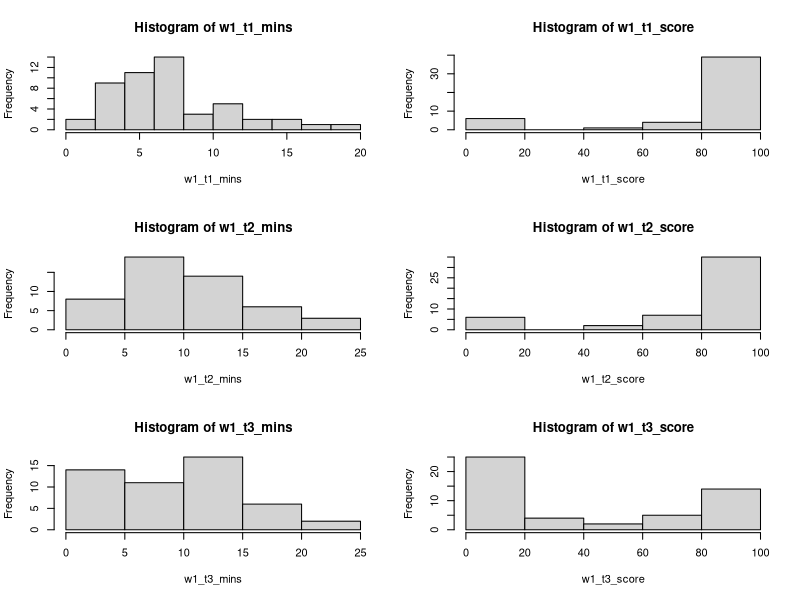
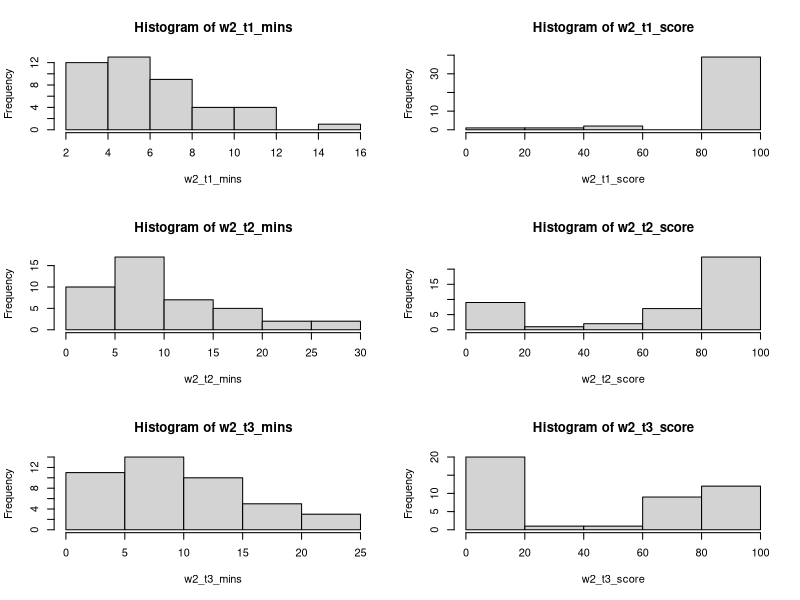
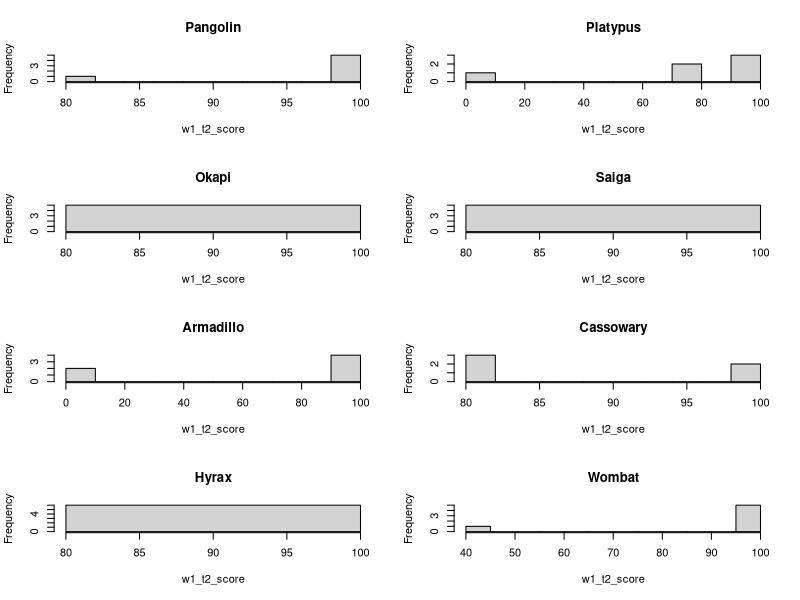
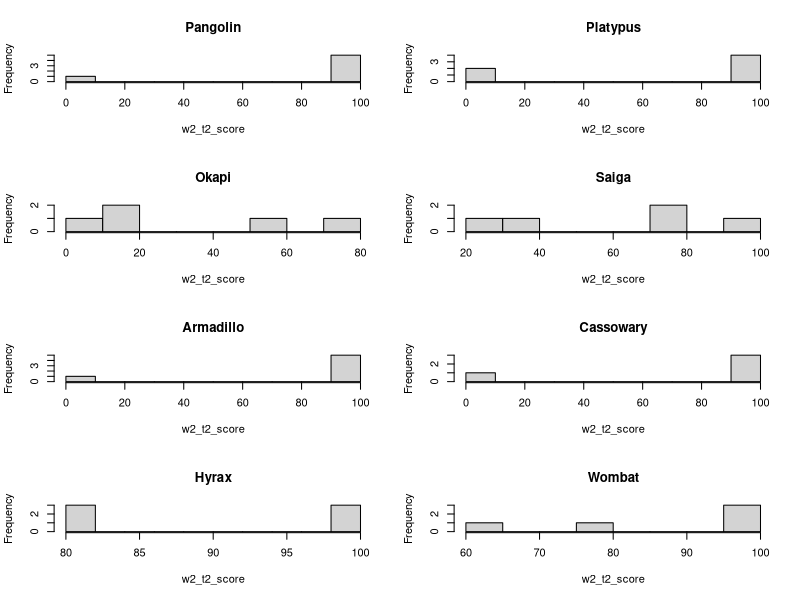
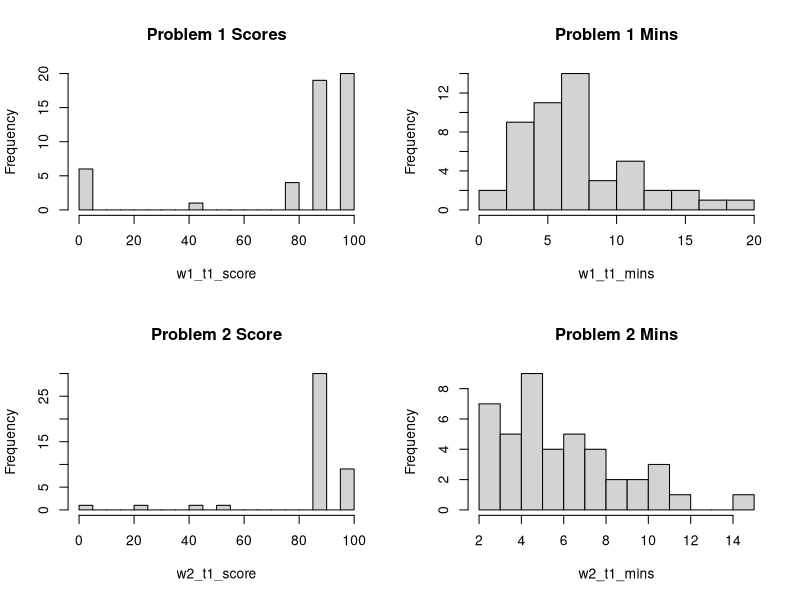
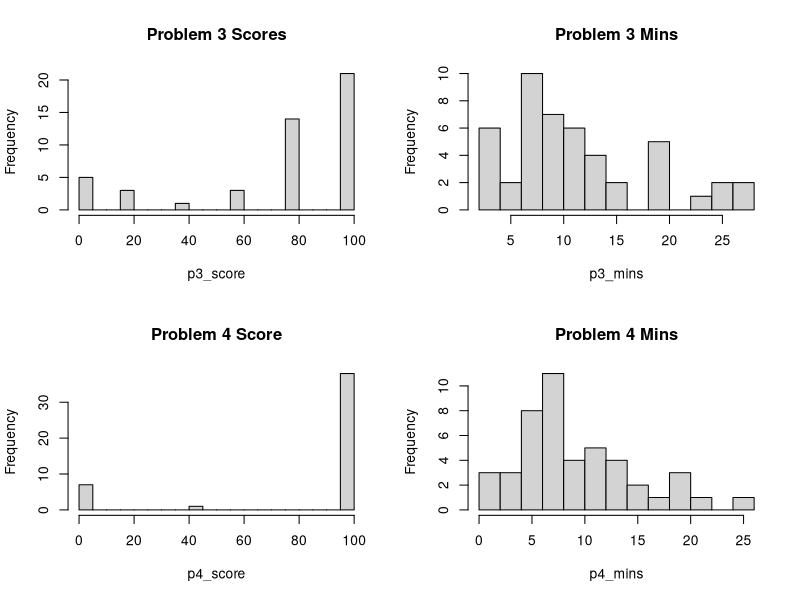
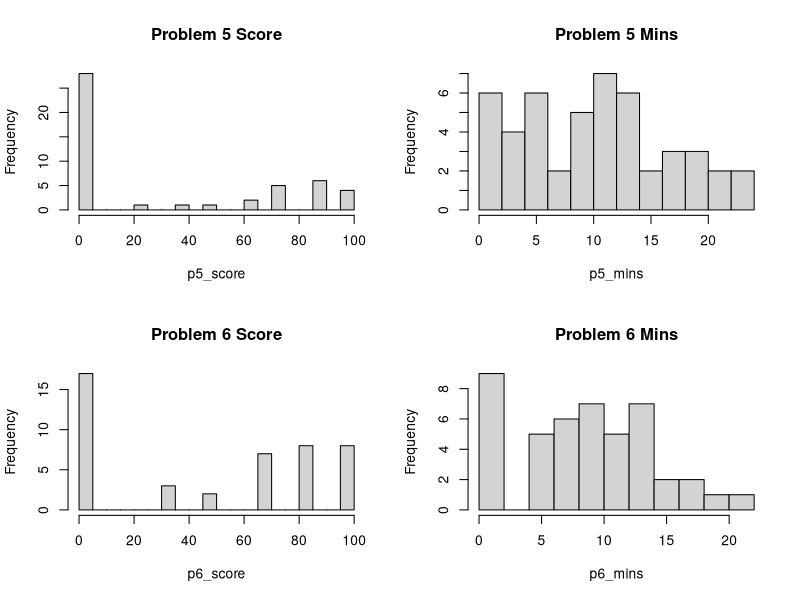

Here is the R script that generated these plots, in order:
## ---- chunk 1
knitr::opts_chunk$set(echo = TRUE)
## ---- chunk 2
library(data.table)
library(magrittr)
## ---- chunk 3
d <- read.csv("CodingExperimentFinalResults.20190409.csv")
dt <- as.data.table(d)
head(dt)
## ---- chunk 4
names(dt)
## ---- chunk 5
dt[, .('Avg Years Experience' = mean(years_experience)), keyby=control_first]
## ---- chunk 6
dt[, .N, keyby=.(age, control_first)]
## ---- chunk 7
dt[, .N, keyby=test_set_name]
## ---- chunk 8
dt[, .N, keyby=.(team_size, control_first)]
## ---- chunk 9
# Pre-treatment attrition
nrow(dt[week1_attempted == 0])
dt[week1_attempted==0]
## ---- chunk 10
# Post-treatment attrition
nrow(dt[(week1_attempted==1) & (week2_attempted==0)])
## ---- chunk 11
dt[, .N, keyby=control_first]
## ---- chunk 12
both_attempted = dt[(week1_attempted==1) & (week2_attempted==1)]
both_attempted[, .N, keyby=control_first]
## ---- chunk 13
both_attempted[, .('Average Week 1 Score' = mean(w1_score)), keyby=control_first]
## ---- chunk 14
both_attempted[, .('Average Week 2 Score' = mean(w2_score)), keyby=control_first]
## ---- chunk 15
both_attempted[control_first==1, control_score := w1_score]
both_attempted[control_first==1, treatment_score := w2_score]
both_attempted[control_first==0, control_score := w2_score]
both_attempted[control_first==0, treatment_score := w1_score]
both_attempted[, .('Average Control Score' = mean(control_score), 'Average Treatment Score' = mean(treatment_score))]
## ---- chunk 16
both_attempted[, .('Average Control Score' = mean(control_score), 'Average Treatment Score' = mean(treatment_score)), keyby=.(upwork)]
## ---- chunk 17
both_attempted[control_first==1, control_time := w1_t1_t2_mins]
both_attempted[control_first==1, treatment_time := w2_t1_t2_mins]
both_attempted[control_first==0, control_time := w2_t1_t2_mins]
both_attempted[control_first==0, treatment_time := w1_t1_t2_mins]
both_attempted[, .('Average Control Time for First 2 Tasks' = mean(control_time), 'Average Treatment Time for First 2 Tasks' = mean(treatment_time))]
## ---- chunk 18
both_attempted[, .('Average Control Time for First 2 Tasks' = mean(control_time), 'Average Treatment Time for First 2 Tasks' = mean(treatment_time)), keyby=control_first]
## ---- chunk 19
dt[week1_attempted == 1, .('Week 1 Score' = mean(w1_score), 'Week 1 Time' = mean(w1_t1_t2_mins)), keyby=control_first]
## ---- chunk 20
dt[week2_attempted==1, .('Week 2 Score' = mean(w2_score), 'Week 2 Time' = mean(w2_t1_t2_mins)), keyby=.(upwork, control_first)]
## ---- chunk 21
dt[week1_attempted == 1, .N, keyby=upwork]
both_attempted[, .N, keyby=upwork]
## ---- chunk 22
par(mfrow=c(3,2))
dt[, hist(w1_t1_mins)]
dt[, hist(w1_t1_score)]
dt[, hist(w1_t2_mins)]
dt[, hist(w1_t2_score)]
dt[, hist(w1_t3_mins)]
dt[, hist(w1_t3_score)]

par(mfrow=c(3, 2))
dt[, hist(w2_t1_mins)]
dt[, hist(w2_t1_score)]
dt[, hist(w2_t2_mins)]
dt[, hist(w2_t2_score)]
dt[, hist(w2_t3_mins)]
dt[, hist(w2_t3_score)]
## ---- chunk 23
par(mfrow=c(4, 2))
for (val in unique(dt$test_set_name)) {
  both_attempted[test_set_name==val, hist(w1_t2_score, breaks = 10, main=val)]
}
## ---- chunk 24
par(mfrow=c(4, 2))
for (val in unique(dt$test_set_name)) {
  both_attempted[test_set_name==val, hist(w2_t2_score, breaks = 10, main=val)]
}
## ---- chunk 25
dt[w1_t2_id == 3, p3_score := w1_t2_score]
dt[w1_t2_id == 3, p3_mins := w1_t2_mins]
dt[w1_t2_id == 4, p3_score := w2_t2_score]
dt[w1_t2_id == 4, p3_mins := w2_t2_mins]
dt[w1_t2_id == 4, p4_score := w1_t2_score]
dt[w1_t2_id == 4, p4_mins := w1_t2_mins]
dt[w1_t2_id == 3, p4_score := w2_t2_score]
dt[w1_t2_id == 3, p4_mins := w2_t2_mins]
dt[w1_t3_id == 5, p5_score := w1_t3_score]
dt[w1_t3_id == 5, p5_mins := w1_t3_mins]
dt[w1_t3_id == 5, p6_score := w2_t3_score]
dt[w1_t3_id == 5, p6_mins := w2_t3_mins]
dt[w1_t3_id == 6, p5_score := w2_t3_score]
dt[w1_t3_id == 6, p5_mins := w2_t3_mins]
dt[w1_t3_id == 6, p6_score := w1_t3_score]
dt[w1_t3_id == 6, p6_mins := w1_t3_mins]
## ---- chunk 26
par(mfrow=c(2, 2))
dt[, hist(w1_t1_score, breaks = 20, main='Problem 1 Scores')]
dt[, hist(w1_t1_mins, breaks = 10, main='Problem 1 Mins')]
dt[, hist(w2_t1_score, breaks = 20, main='Problem 2 Score')]
dt[, hist(w2_t1_mins, breaks = 10, main='Problem 2 Mins')]

par(mfrow=c(2, 2))
dt[, hist(p3_score, breaks = 20, main='Problem 3 Scores')]
dt[, hist(p3_mins, breaks = 10, main='Problem 3 Mins')]
dt[, hist(p4_score, breaks = 20, main='Problem 4 Score')]
dt[, hist(p4_mins, breaks = 10, main='Problem 4 Mins')]

par(mfrow=c(2, 2))
dt[, hist(p5_score, breaks = 20, main='Problem 5 Score')]
dt[, hist(p5_mins, breaks = 10, main='Problem 5 Mins')]
dt[, hist(p6_score, breaks = 20, main='Problem 6 Score')]
dt[, hist(p6_mins, breaks = 10, main='Problem 6 Mins')]
